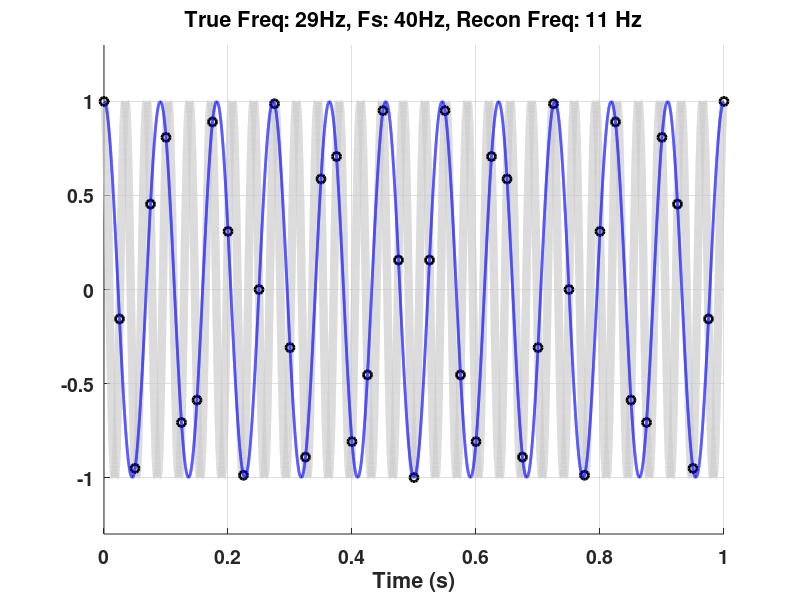

Write MATLAB code to recreate this figure.
close all;
%%
f    = 29;
fs    = 40;
%% Make time vectors

fsreal=100000;
%set time vector and frequency for "continous-time" sinusoid
T = 1;
t    = 0:1/fsreal:T;
%set sampling rate for sampled sinusoid

tSamp = 0:1/fs:T;

%create "continuous" and sampled signals
xCont = cos(2*pi*f*t);
xSamp = cos(2*pi*f*tSamp);


%% Find frequency which is reconstructed

%determine aliased frequency
mNotFound = 1;
m         = 0;
while(mNotFound)
    fAlias = abs(f-m*fs);
    if fAlias <= fs/2
        mNotFound = 0;
    else
        m = m+1;
    end
end

%% plot 
c=lines(1);

figure;
hold on;

plot(t,xCont,'-','color',0.8*[1,1,1],'linewidth',6);
plot(tSamp,xSamp,'ko','linewidth',2);
plot(t,cos(2*pi*fAlias*t),'color',lines(1),'linewidth',2);
hold off
set(gca,'fontsize',14,'fontweight','bold');
title(['True Freq: ' num2str(f) 'Hz, Fs: ' num2str(fs) 'Hz, Recon Freq: ' num2str(fAlias) ' Hz']);

ylim([-1.3 1.3]);
grid on;
xlabel('Time (s)');

set(gcf, 'Units', 'Normalized', 'OuterPosition', [0 0 1 1]);